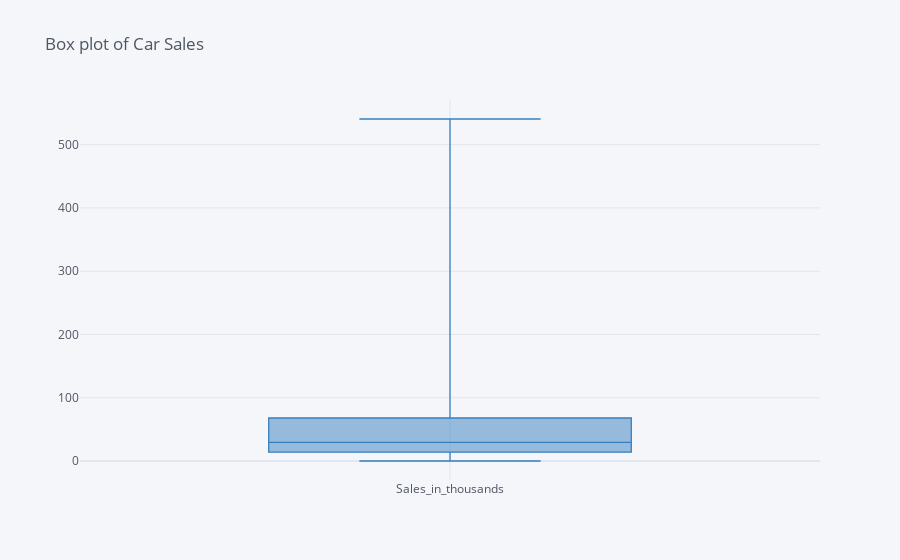

The cell this chart's notebook holds for it:
### Code cell
import cufflinks as cf
import plotly as py
import plotly.express as px
import plotly.graph_objs as go
%matplotlib inline  
from plotly.offline import download_plotlyjs, init_notebook_mode, plot, iplot
init_notebook_mode(connected=True)
cf.go_offline()
df['Sales_in_thousands'].iplot(kind='box', title='Box plot of Car Sales',colors="blue")

### Figure 1 — Plotly figure (JSON) as saved in the notebook; plotly's stock layout.template omitted (floating-point values rounded to 4 significant figures; data arrays with more than 128 entries replaced by an {"elided": "..."} marker saying what was removed)
{"data": [{"boxpoints": false, "line": {"width": 1.3}, "marker": {"color": "rgba(55, 128, 191, 1.0)"}, "name": "Sales_in_thousands", "orientation": "v", "y": {"elided": "157 float values"}, "type": "box"}], "layout": {"legend": {"bgcolor": "#F5F6F9", "font": {"color": "#4D5663"}}, "paper_bgcolor": "#F5F6F9", "plot_bgcolor": "#F5F6F9", "title": {"font": {"color": "#4D5663"}, "text": "Box plot of Car Sales"}, "xaxis": {"gridcolor": "#E1E5ED", "showgrid": true, "tickfont": {"color": "#4D5663"}, "title": {"font": {"color": "#4D5663"}, "text": ""}, "zerolinecolor": "#E1E5ED"}, "yaxis": {"gridcolor": "#E1E5ED", "showgrid": true, "tickfont": {"color": "#4D5663"}, "title": {"font": {"color": "#4D5663"}, "text": ""}, "zerolinecolor": "#E1E5ED"}}}
